Frame 1 (no input): blank canvas, image omitted
Frame 60 (no input): blank canvas, image omitted
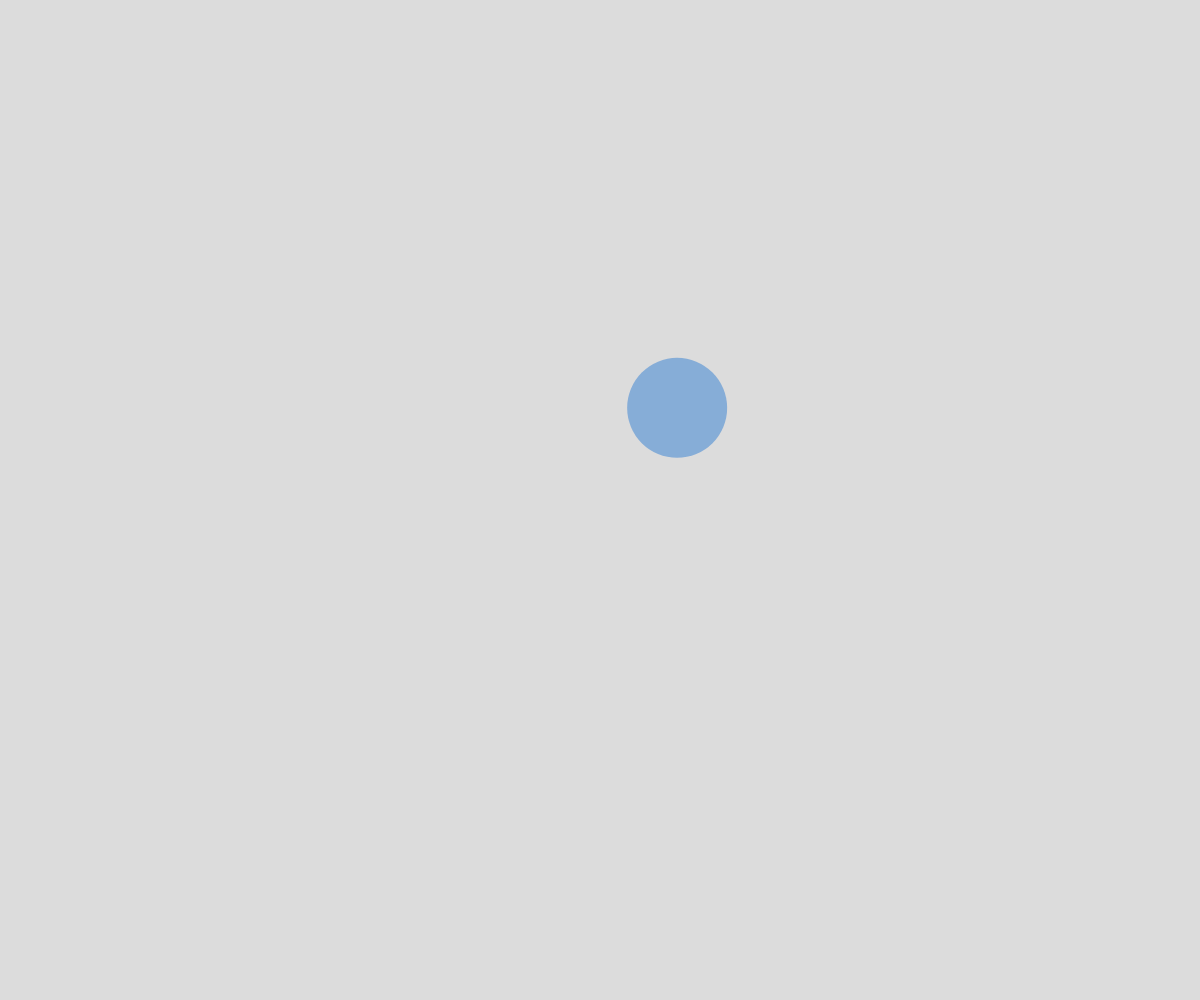
Frame 120 (the mouse pressed at the canvas centre since frame 60)

The p5.js sketch whose frames 1 and 60 were blank and that drew this single picture after the mouse press (run headless with seeded random() and noise() and a simulated clock; from frame 60 on, the mouse is pressed at the canvas centre):

// p5.js sketch
// ── sketch.js
// Working with forces
// Omar
// april 22 2024
//
// Extra for Experts:

let particles = [];
let gravity;


function setup() {
  createCanvas(windowWidth, windowHeight);
  gravity = createVector(0,0.1);
}

function draw() {
  background(220);
  for(let i = 0; i < particles.length; i++){
    let p = particles[i];
    p.move();
    p.display();
  }

}

function mousePressed(){
  particles.push(new particle(mouseX,mouseY));
}

class particle{
  constructor(x,y){
    this.position = createVector(x,y); this.s = 20;
    this.velocity = createVector(random(-3,3),random(-5,-3));
    this.c = color(0,100,random(150,225),100);

  }

  move(){
    this.velocity.add(gravity);

    this.position.add(this.velocity);
  }

  display(){
    fill(this.c); noStroke();

    push();
    translate(this.position.x,this.position.y);
    circle(0,0,100);
    pop();
  }
}
